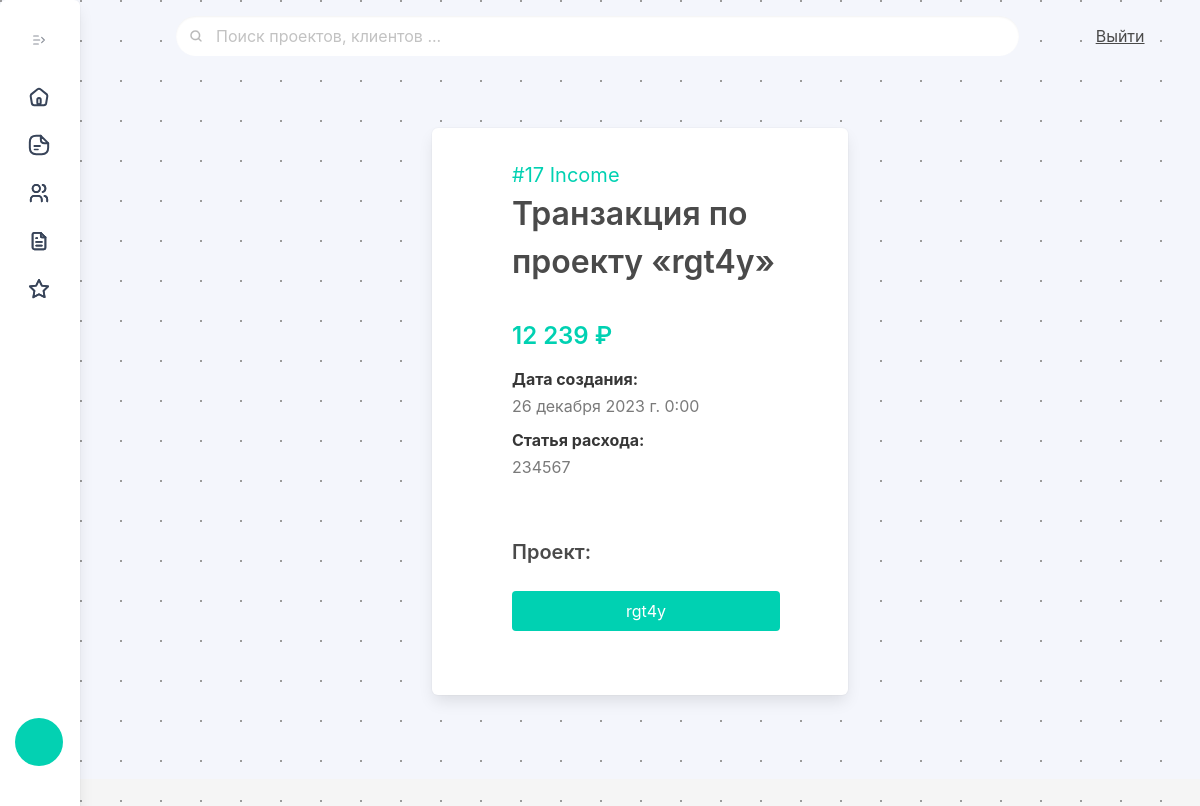
/finance/17 (signed in), run on the app's committed database.
### finance/models.py (models this page shows, shortened)
class Transaction(models.Model):
    INCOME = 'INC'
    OUTCOME = 'OUT'
    SALARY = 'SAL'
    FLOW_CHOICES = [
        (INCOME, 'Income'),
        (OUTCOME, 'Outcome'),
        (SALARY, 'Salary'),
    ]
    item = models.CharField(max_length = 512)
    amount = models.IntegerField()
    flow = models.CharField(max_length=3, choices=FLOW_CHOICES, default=INCOME)
    project = models.ForeignKey(Project, verbose_name=("Project"), on_delete=models.CASCADE, related_name='transaction')
    transaction_date = models.DateTimeField(blank=True, null=True)

### ipmalpha/models.py (models this page shows, shortened)
class Project(models.Model):
    project_name = models.CharField(max_length=512, unique = True)
    def __str__(self):
        return self.project_name
    project_created = models.DateTimeField(null=True, default=timezone.now)
    project_finished = models.DateTimeField(null=True)
    project_status = models.ForeignKey(Status, on_delete=models.CASCADE, null=True, default="Draft")
    project_client = models.ForeignKey(Client, on_delete=models.CASCADE, null=True, related_name='project')
    project_product = models.CharField(max_length=512)
    project_sum = models.IntegerField(default=0)
    project_updated = models.DateTimeField(null=True)
    def get_absolute_url(self):
        return reverse("project_view", kwargs={'pk': self.pk})
    class Meta:
        ordering = ["pk"]
        verbose_name = "project"
        verbose_name_plural = "projects"
    pass

### finance/views.py (the view)
# urls.py: path("finance/<slug:pk>", TransactionDetailView.as_view(), name="transaction_view"),
@method_decorator(login_required(login_url="/signin"), name='dispatch')
class TransactionDetailView(DetailView):
    model = Transaction
    template_name = "transaction_view.html"
    def get_context_data(self, **kwargs):
        context = super(TransactionDetailView, self).get_context_data(**kwargs)
        context['transactionsall'] = Transaction.objects.all()
        context['projectfilterform'] = FilterDashboardProjectForm
        return context

### templates/transaction_view.html (shortened to what this page needs)
{% extends 'main/index.html' %}
{% load static %}
{% load humanize %}
{% block content %}
<div class="column is-3">
</div>
<div class="column is-6 py-6 px-6">
        <div class="box has-background-white pb-6">
            <div class="px-6">
            <p class="pl-3 is-size-5 pt-3
            {% if object.flow == 'INC' %}
            has-text-primary
            {% elif object.flow == 'OUT' %}
            has-text-danger
            {% else %}
            has-text-info
            {% endif %}
            " style=""> #{{object.id}} {{object.get_flow_display}}</p>
            <h1 class="is-size-3 pl-3 has-text-weight-semibold pb-5">Транзакция по проекту «{{object.project}}»</h1>
            <div class="pl-3">
                <h1 class="is-size-4 has-text-weight-semibold pb-3
                {% if object.flow == 'INC' %}
            has-text-primary
            {% elif object.flow == 'OUT' %}
            has-text-danger
            {% else %}
            has-text-info
            {% endif %}">{{object.amount|intcomma}} ₽ </h1>
                <p class="has-text-grey client-info-15 mb-2" style=""> <strong>Дата создания:</strong> <br/>{{object.transaction_date}}</p>
                <p class="has-text-grey client-info-15 mb-2" style=""> <strong>Статья расхода:</strong> <br/>{{object.item}}</p>
                <p class="has-text-grey client-info-30 mb-2" style="">
                    <h1 class="is-size-5 has-text-weight-semibold pt-6 pb-2">Проект:</h1>
                </p>
                <a class="button is-fullwidth is-primary my-4" href="{{object.project.get_absolute_url}}">
                    {{object.project}}
                </a>
            </div>
        </div>
    </div>
</div>
<div class="column is-3">
</div>
{% endblock %}

### static/css/styles.css (style rules this page uses)
html { background: #F4F6FC; background-image: radial-gradient(#9B9B9B 1px, transparent 0); background-size: 40px 40px; background-position: -19px -19px; }
.input { border: 0px; }
.client-info-30 { line-height: 30pt; }
.client-info-15 { line-height: 20pt; }

### data on the page
Transaction: id "17", flow "Income", project "rgt4y", amount "12 239", transaction_date "26 декабря 2023 г. 0:00", item "234567"
